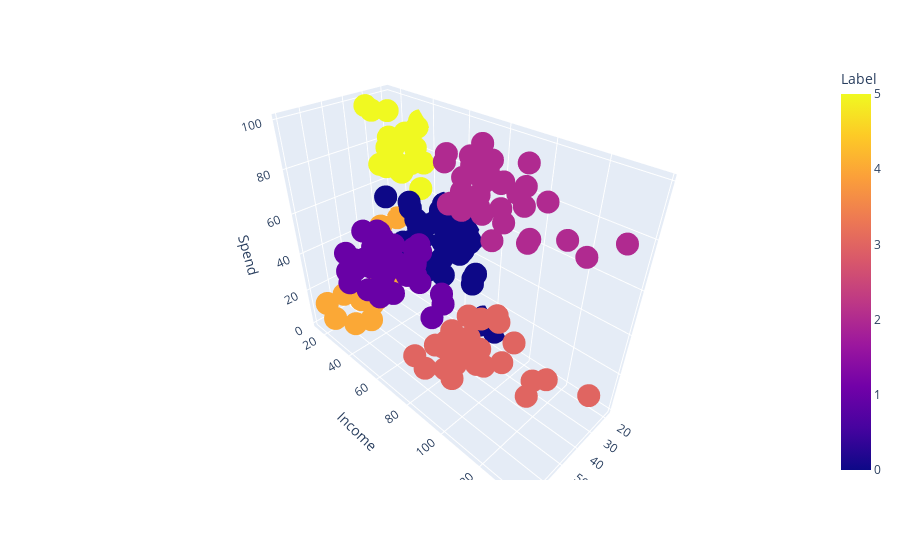

Source (notebook cell):
### Markdown cell above
Plotting above results

### Code cell
import plotly.express as px 
fig = px.scatter_3d(data_frame=X, x='Age', y='Income', z='Spend', color='Label')
fig.show()

### Figure 1 — Plotly figure (JSON) as saved in the notebook; plotly's stock layout.template omitted (floating-point values rounded to 4 significant figures; data arrays with more than 128 entries replaced by an {"elided": "..."} marker saying what was removed)
{"data": [{"hovertemplate": "Age=%{x}<br>Income=%{y}<br>Spend=%{z}<br>Label=%{marker.color}<extra></extra>", "legendgroup": "", "marker": {"color": {"elided": "200 int values"}, "coloraxis": "coloraxis", "symbol": "circle"}, "mode": "markers", "name": "", "scene": "scene", "showlegend": false, "type": "scatter3d", "x": {"elided": "200 int values"}, "y": {"elided": "200 int values"}, "z": {"elided": "200 int values"}}], "layout": {"coloraxis": {"colorbar": {"title": {"text": "Label"}}, "colorscale": [[0, "#0d0887"], [0.1111, "#46039f"], [0.2222, "#7201a8"], [0.3333, "#9c179e"], [0.4444, "#bd3786"], [0.5556, "#d8576b"], [0.6667, "#ed7953"], [0.7778, "#fb9f3a"], [0.8889, "#fdca26"], [1, "#f0f921"]]}, "legend": {"tracegroupgap": 0}, "margin": {"t": 60}, "scene": {"domain": {"x": [0, 1], "y": [0, 1]}, "xaxis": {"title": {"text": "Age"}}, "yaxis": {"title": {"text": "Income"}}, "zaxis": {"title": {"text": "Spend"}}}}}
